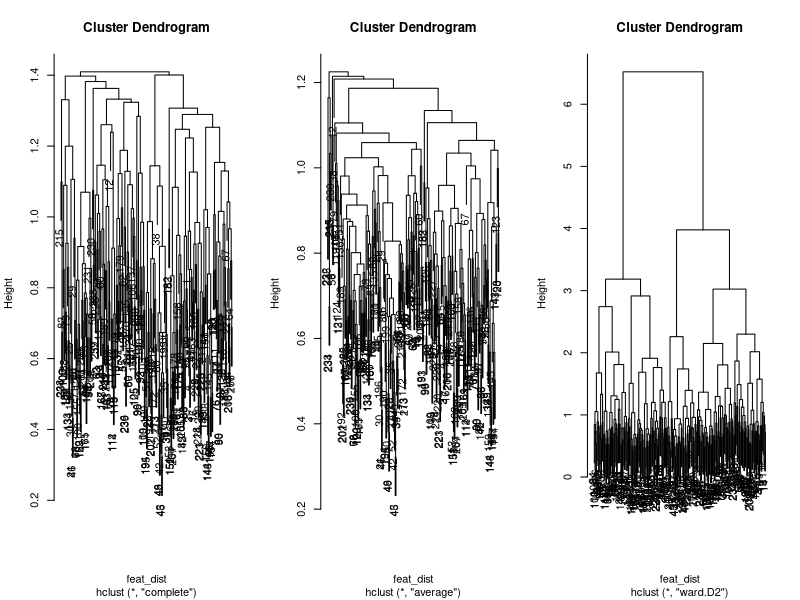
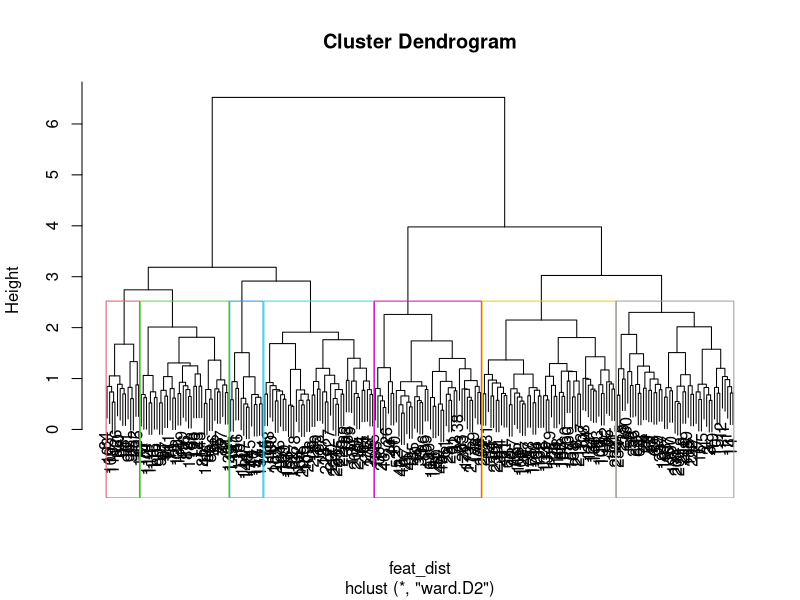
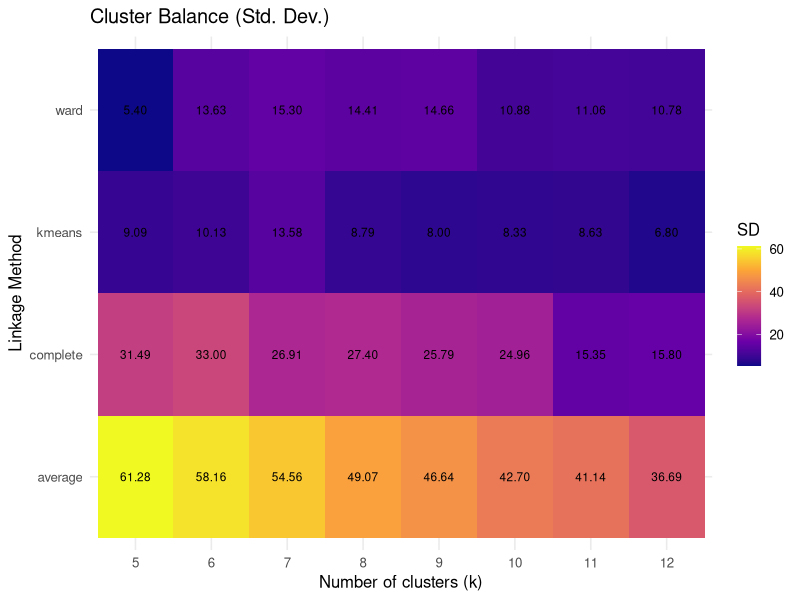

Write R code to recreate these figures, in order.
############ Stat 666 Term Project  ##############
############ Code for Clustering    ##############

### SET UP
library(cluster)
library(ggplot2)
library(tidyr)
library(dplyr)

# setwd("termproj")
chaps <- read.csv("tfidf_features_100.csv", header=TRUE)
chaps <-chaps[,-1]
dim(chaps)
# no need to standardize b/c TF–IDF, TFIDF features on same numerical scale

# get distance
feat_dist <- dist(data.matrix(chaps))

##### CLUSTER COMPUTATIONS

par(mfrow=c(1,3))

## COMPLETE LINKAGE
complink <- hclust(feat_dist,method='complete')
plot(complink,labels=labels(chaps)[[1]]) 

## AVERAGE LINKAGE
avglink <- hclust(feat_dist,method='average')
plot(avglink,labels=labels(chaps)[[1]]) 

## WARD'S LINKAGE
wardlink <- hclust(feat_dist,method='ward.D2')
plot(wardlink,labels=labels(chaps)[[1]])

par(mfrow=c(1,1))

# Plot dendrogram with colored cluster borders
k <- 7  # choose some number
groups <- cutree(wardlink, k = k)
plot(wardlink, labels = labels(chaps)[[1]])
rect.hclust(wardlink, k = k, border = 2:8)

tab <- table(groups)
tab
tab / sum(tab) # percentage of chapters in each cluster
sd(as.numeric(tab)) # standard deviation of cluster sizes

## K MEANS
k <- 11  # choose number of clusters
k_means <- kmeans(chaps, centers = k, nstart = 25)  # nstart = 25 tries different random starts
groups <- k_means$cluster
table(groups) # inspect cluster sizes
sd(as.numeric(table(groups))) # SD of cluster sizes

### trying to find the best cluster size --------------------

# clustering methods
methods <- list(
  complete = complink,
  average  = avglink,
  ward     = wardlink#,
  # kmean    = k_means
)
# k clusters to try
ks <- 5:12

### compute SD of cluster sizes ####
# this is code to print them in a matrix
# # storage matrix
# sd_mat <- matrix(NA_real_,
#                  nrow = length(methods),
#                  ncol = length(ks),
#                  dimnames = list(method = names(methods),
#                                  k = paste0("k", ks)))
# 
# for (m in names(methods)) {
#   for (k in ks) {
#     groups <- cutree(methods[[m]], k = k)
#     tab <- table(groups)
#     sd_mat[m, paste0("k", k)] <- sd(as.numeric(tab))
#   }
# }
# sd_mat

### visualize results

# Compute SD of cluster sizes
sd_list <- data.frame()

for(m in names(methods)){
  for(k in ks){
    groups <- cutree(methods[[m]], k = k)
    tab <- table(groups)
    sd_val <- sd(as.numeric(tab))
    sd_list <- rbind(sd_list, data.frame(Method = m, k = k, SD = sd_val))
  }
}

# K-means clustering
km_sil_list <- data.frame()
for(k in ks){
  km_res <- kmeans(chaps, centers = k, nstart = 25)
  tab <- table(km_res$cluster)
  sd_val <- sd(as.numeric(tab))
  # pause and calculate silhouette scores for k-means while we're here:
  sil <- silhouette(km_res$cluster, feat_dist)
  avg_sil <- mean(sil[, 3])
  km_sil_list <- rbind(km_sil_list, data.frame(Method = "kmeans", k = k, Silhouette = avg_sil))
  # okay back to SD for balance
  sd_list <- rbind(sd_list, data.frame(Method = "kmeans", k = k, SD = sd_val))
}

# Ensure k is treated as ordered factor so they print in order
sd_list$k <- factor(sd_list$k, levels = ks)

# Plot heatmap
ggplot(sd_list, aes(x = k, y = Method, fill = SD)) +
  geom_tile() +
  geom_text(aes(label = sprintf("%.2f", SD)), size = 3) +
  scale_fill_viridis_c(option = "plasma") +
  labs(x = "Number of clusters (k)", y = "Linkage Method",
       title = "Cluster Balance (Std. Dev.)") +
  theme_minimal(base_size = 12)

### calculate silhouette scores for the hierarchical methods ####
for (m in names(methods)) {
  cat("\n=== Method:", m, "===\n")
  for (k in ks) {
    groups_k <- cutree(methods[[m]], k = k)
    sil <- silhouette(groups_k, dist(chaps))
    cat("k =", k, "Avg silhouette =", round(mean(sil[, 3]),4), "\n")
  }
}
km_sil_list


##################################

# I'm kinda leaning towards k-means as the best method, by balance
# and by silhouette score? so a cluster size of perhaps 8????
# 12 feels like two many, 5 wouldn't be terrible, I feel like it might
# depend on PCA/ discriminant analysis

# My next steps are to see if I can print out what chapters go in what 
# clusters, to see if I can ascribe any meaning to this

# then do the write up and be done woohoo 
